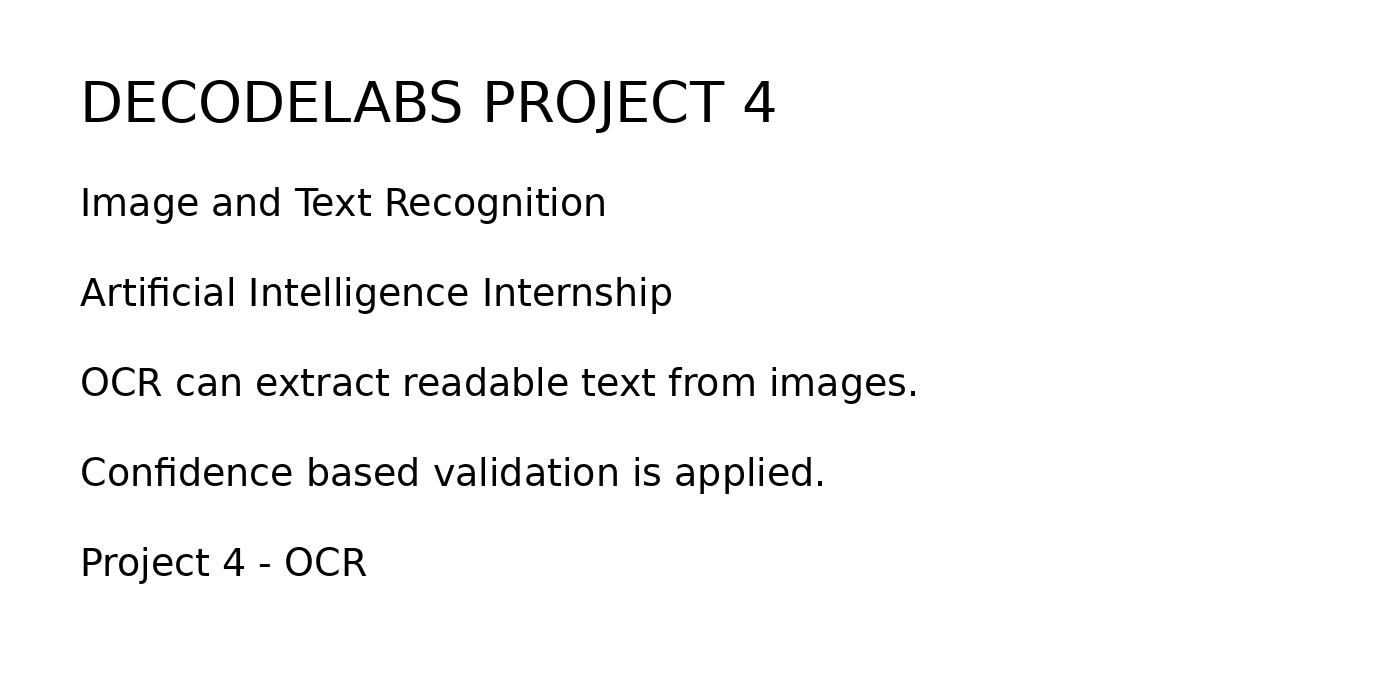
#> input picture Project-4/sample_images/sample_text.png, 1400 x 700 px
$ python main.py sample_images/sample_text.png
#> lines starting #> are read from the running program, lines starting #| are printed output that depends on the picture; after the words box and inside, x2 and y2 are one past the last pixel; in counts of white or black regions, pixels touching at a corner belong together
#> in main, image is the input picture: shape (700, 1400, 3); min 0, max 255, mean 246.8
from pathlib import Path
import argparse
import cv2
import numpy as np
import pytesseract
from pytesseract import Output

BASE_DIR = Path(__file__).resolve().parent
OUTPUT_DIR = BASE_DIR / "output"
CONFIDENCE_THRESHOLD = 80.0

def preprocess_image(image):
    gray = cv2.cvtColor(image, cv2.COLOR_BGR2GRAY)
    blurred = cv2.GaussianBlur(gray, (5, 5), 0)
    thresholded = cv2.adaptiveThreshold(
        blurred, 255, cv2.ADAPTIVE_THRESH_GAUSSIAN_C,
        cv2.THRESH_BINARY, 11, 2
    )
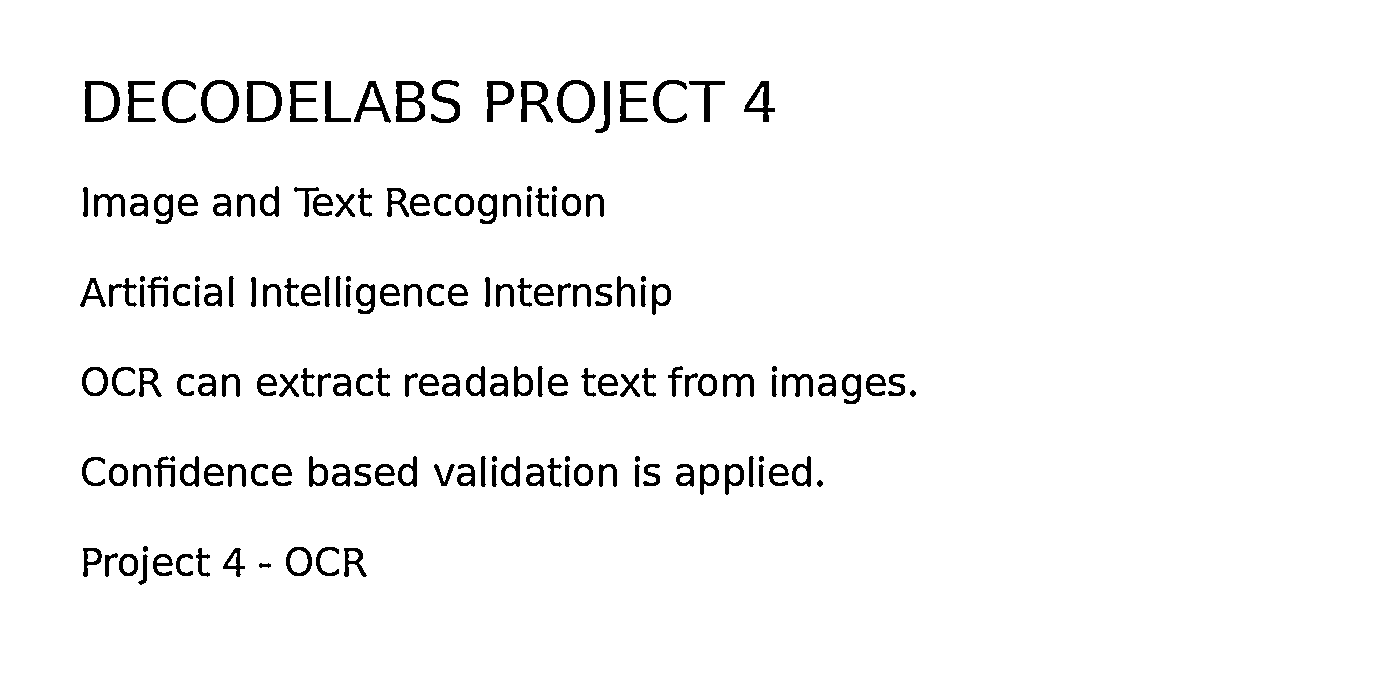
#> thresholded: shape (700, 1400); 96.4% white; 167 black regions, largest, box (x1, y1, x2, y2) and area: (396, 81, 425, 122) 616, (85, 81, 120, 122) 606, (247, 81, 282, 122) 606
    return gray, blurred, thresholded

def deskew_image(image):
    inverted = cv2.bitwise_not(image)
    coords = np.column_stack(np.where(inverted > 0))
#> coords = 35632 pairs, first value 80 to 584, second value 80 to 915
    if len(coords) < 20:
        return image
    angle = cv2.minAreaRect(coords)[-1]
#> angle = -89.36
    angle = -(90 + angle) if angle < -45 else -angle
#> angle = -0.637
    if abs(angle) < 0.1:
        return image
    h, w = image.shape[:2]
#> h = 700; w = 1400
    matrix = cv2.getRotationMatrix2D((w // 2, h // 2), angle, 1.0)
#> matrix = [[1, -0.0111, 3.93], [0.0111, 1, -7.76]]
    return cv2.warpAffine(
        image, matrix, (w, h),
        flags=cv2.INTER_CUBIC,
        borderMode=cv2.BORDER_REPLICATE
    )
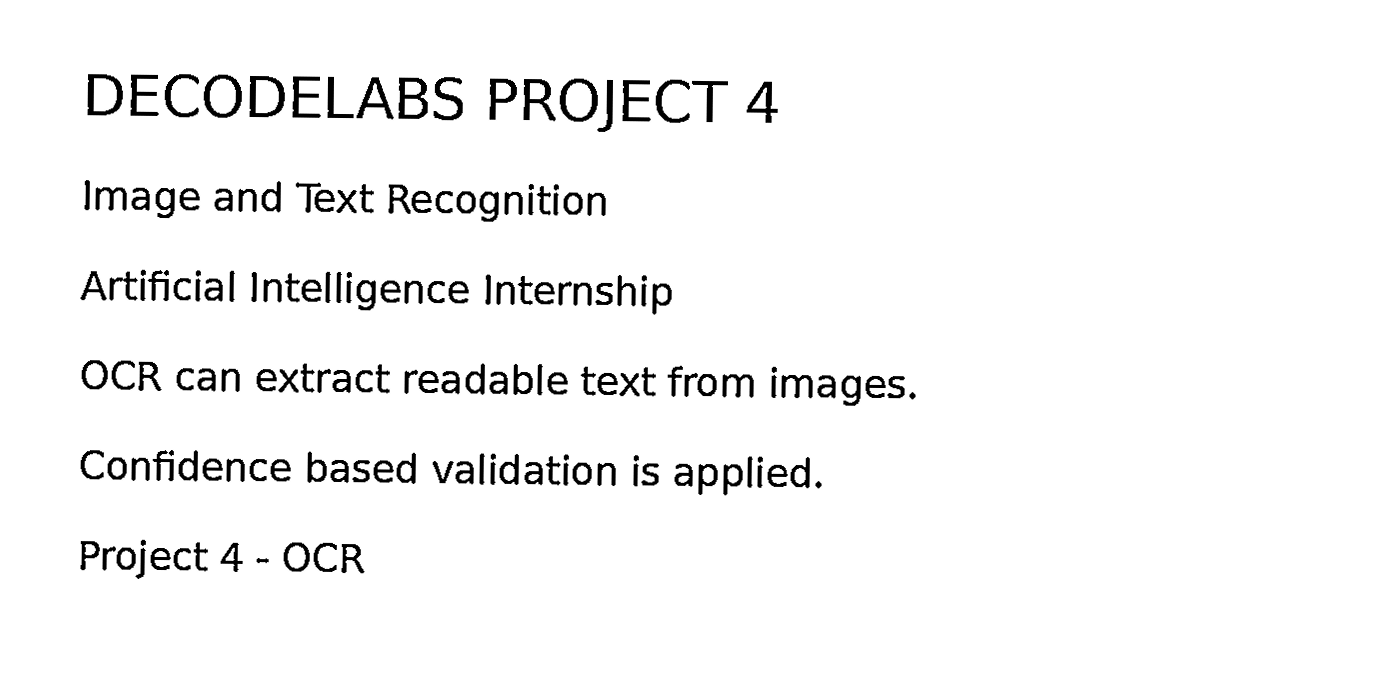
#> returned value: shape (700, 1400); min 0, max 255, mean 245.7

def extract_text(image):
    data = pytesseract.image_to_data(image, output_type=Output.DICT)
    words, confidences = [], []
    for text, conf in zip(data["text"], data["conf"]):
        text = text.strip()
        try:
            conf = float(conf)
        except ValueError:
            continue
        if text and conf >= 0:
            words.append(text)
            confidences.append(conf)
    text = " ".join(words)
    confidence = sum(confidences) / len(confidences) if confidences else 0.0
    return text, confidence

def save_results(text, confidence, processed):
    OUTPUT_DIR.mkdir(exist_ok=True)
    text_file = OUTPUT_DIR / "extracted_text.txt"
    image_file = OUTPUT_DIR / "processed_image.png"
    text_file.write_text(
        "DECODELABS PROJECT 4 - OCR OUTPUT\n" +
        "=" * 50 + "\n\n" +
        f"Confidence: {confidence:.2f}%\n\n" +
        "Extracted Text:\n" + "-" * 50 + "\n" +
        text + "\n", encoding="utf-8"
    )
    cv2.imwrite(str(image_file), processed)
    return text_file, image_file

def main():
    parser = argparse.ArgumentParser(description="DecodeLabs Project 4 - OCR Recognition")
    parser.add_argument("image", help="Path to the input image")
    parser.add_argument("--tesseract", help="Optional path to Tesseract executable")
    args = parser.parse_args()

    if args.tesseract:
        pytesseract.pytesseract.tesseract_cmd = args.tesseract

    image_path = Path(args.image)
    print("=" * 65)
    print("        DECODELABS - PROJECT 4")
    print("        IMAGE / TEXT RECOGNITION")
    print("=" * 65)

    if not image_path.exists():
        print(f"\nERROR: Image not found: {image_path}")
        return

    image = cv2.imread(str(image_path))
    if image is None:
        print("\nERROR: Could not read the image.")
        return

    print("\n[1] Image loaded successfully.")
    print("[2] Converting image to grayscale...")
    _, _, thresholded = preprocess_image(image)
    print("[3] Applying Gaussian blur...")
    print("[4] Applying adaptive thresholding...")
    print("[5] Correcting image alignment...")
    processed = deskew_image(thresholded)
    print("[6] Running Tesseract OCR...")

    try:
        text, confidence = extract_text(processed)
    except pytesseract.TesseractNotFoundError:
        print("\nERROR: Tesseract OCR was not found.")
        print('Use --tesseract "C:\\Program Files\\Tesseract-OCR\\tesseract.exe"')
        return

    print("\n" + "=" * 65)
    print("OCR RESULTS")
    print("=" * 65)
    print(f"\nConfidence Score: {confidence:.2f}%")
    print("Validation Status:", "PASS" if confidence >= CONFIDENCE_THRESHOLD else "REVIEW")
    print("\nExtracted Text:")
    print("-" * 65)
    print(text if text else "No readable text detected.")

    text_file, image_file = save_results(text, confidence, processed)
    print("\nOUTPUT FILES")
    print(f"Extracted text : {text_file}")
    print(f"Processed image: {image_file}")
    print("\nProject 4 OCR pipeline completed successfully.")

if __name__ == "__main__":
    main()
#> (the call stopped at in extract_text, `data = pytesseract.image_to_data(image, output_type=Output.DICT)`: pytesseract is not available in this run)
